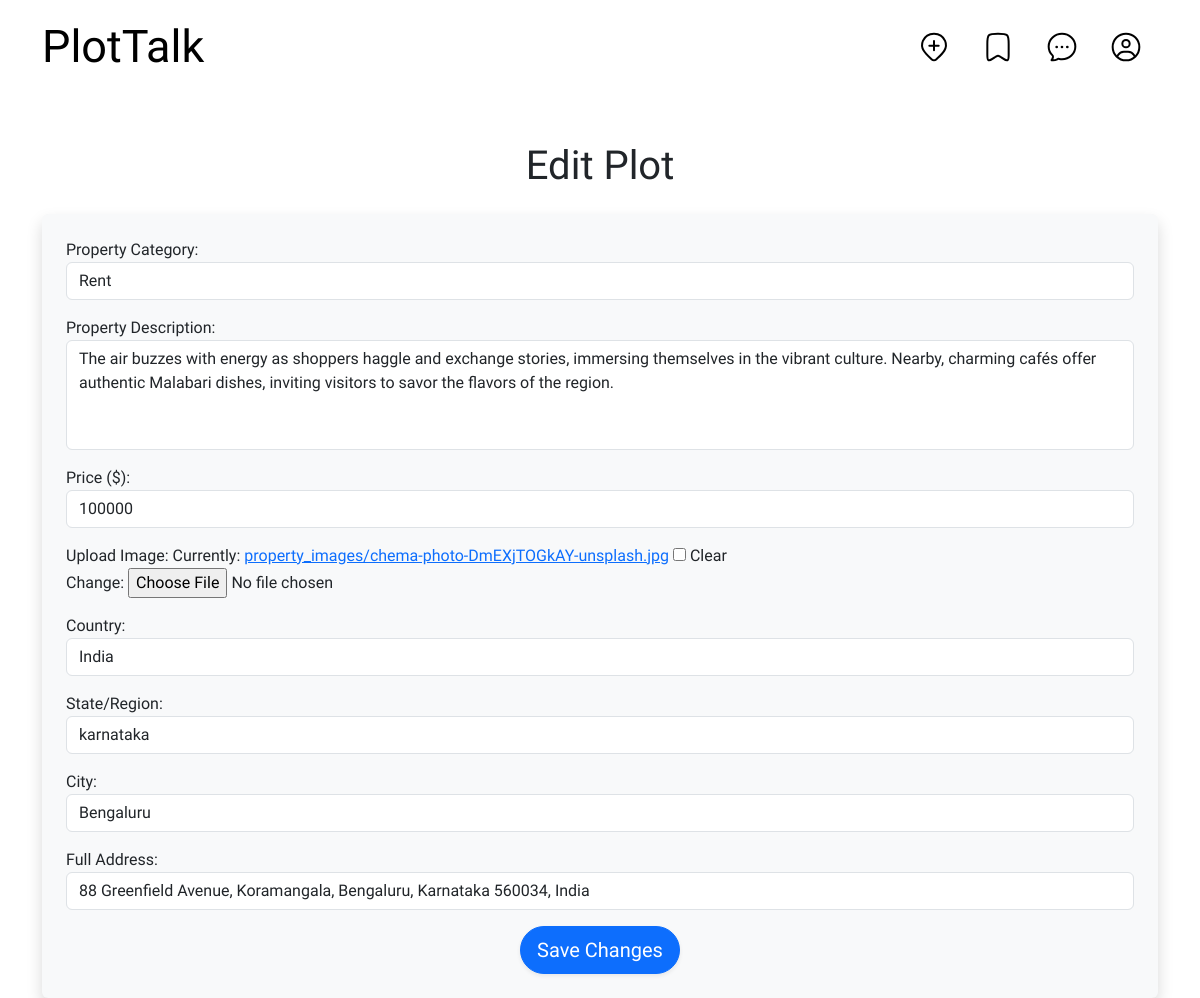
Screenshot of /editproperty/7 (signed in) with the database file from the repository.
### REMS/models.py (models this page shows, shortened)
class Property(models.Model):
    CATEGORY_CHOICES = [
        ('Sale', 'Sale'),
        ('Rent', 'Rent'),
        ('Hybrid', 'Hybrid'),
    ]
    category = models.CharField(
        max_length=100,
        choices=CATEGORY_CHOICES,
        default='Sale'
    )
    description = models.TextField()
    price = models.IntegerField()
    image = models.ImageField(upload_to='property_images', null=True, blank=True)
    saved_users = models.ManyToManyField(User, related_name='saved_properties', blank=True)
    user = models.ForeignKey(ProfileModel, on_delete=models.CASCADE)
    country = models.CharField(max_length=100)
    state = models.CharField(max_length=100)
    city = models.CharField(max_length=100)
    address = models.CharField(max_length=200)

### REMS/views.py (the view)
# urls.py: path('editproperty/<int:id>',EditProperty.as_view(),name='editproperty'),
@method_decorator(decorator=dec,name='dispatch')
class EditProperty(UpdateView):
    template_name='edit_property.html'
    form_class=PropertyForm
    pk_url_kwarg='id'
    queryset=Property.objects.all()
    success_url=reverse_lazy('profile')

### REMS/views.py (called while the page is built)
def signin_required(fn):
    def inner(request,*args,**kwargs):
        if request.user.is_authenticated:
            return fn(request,*args,**kwargs)
        else:
            messages.warning(request,'please login first')
            return redirect('login')
    return inner

### REMS/templates/edit_property.html (shortened to what this page needs)
{% extends 'home.html' %}
{% load static %}
{% block navbar %}
<div class="container mt-5">
    <h1 class="text-center mb-4">Edit Plot</h1>
    <form action="" method="post" enctype="multipart/form-data" class="shadow p-4 bg-light rounded">
        <div class="form-group">
            {{ form.as_p }}
        </div>
        <div class="d-flex justify-content-center">
            <button class="btn btn-primary btn-lg rounded-pill shadow-sm" type="submit" style="transition: background-color 0.3s, transform 0.3s;">
                Save Changes
            </button>
        </div>
    </form>
</div>
{% endblock navbar %}

### REMS/templates/home.html (shortened to what this page needs)
{% load static %}
<!doctype html>
<html lang="en">
<head>
    <link href="https://cdn.jsdelivr.net/npm/bootstrap@5.3.2/dist/css/bootstrap.min.css" rel="stylesheet"
 />
    <link rel="stylesheet" href="{% static 'css/home.css' %}">
    <link rel="stylesheet" href="https://cdnjs.cloudflare.com/ajax/libs/font-awesome/6.0.0-beta3/css/all.min.css">
</head>
<body>
    <nav class="navbar navbar-expand-lg navbar-light bg-white">
        <div class="container">
            <a class="navbar-brand" href="{% url 'home' %}"
                style="font-family: Yellowtail; font-size: 45px; font-weight: 100;">PlotTalk</a>
            <div class="collapse navbar-collapse" id="navbarNav">
                <ul class="navbar-nav ms-auto">
                    <li class="nav-item">
                        <a class="nav-link" href="{% url 'add_property' %}"><span></span></a>
                    </li>
                    <li class="nav-item">
                        <a class="nav-link" href="{% url 'savelist' %}"><span></span></a>
                    </li>
                    <li class="nav-item">
                        <a class="nav-link" href="{% url 'chatlist' %}"><span></span></a>
                    </li>
                    <li class="nav-item">
                        <a class="nav-link" href="{% url 'profile' %}">
                            {% if profile.profile_pic %}
                            <img src="{{ profile.profile_pic.url }}" alt="Profile Picture">
                            {% else %}
                            <span></span>
                            {% endif %}
                        </a>
                    </li>
                </ul>
            </div>
        </div>
    </nav>
    {% block navbar %}{% endblock navbar %}
</body>
</html>

### REMS/static/css/home.css (style rules this page uses)
body { font-family: 'Moderustic', sans-serif; }
.navbar-nav .nav-item .nav-link { padding: 0.5rem 1rem; }
textarea { width: 100%; padding: 10px; border: 1px solid #ccc; border-radius: 4px; margin-bottom: 10px; box-sizing: border-box; }

### rows the page displays
Property: category "Rent", description "The air buzzes with energy as shoppers haggle and exchange stories, immersing themselves in the vibrant culture. Nearby, charming cafés offer authentic Malabari dishes, inviting visitors to savor the flavors of the region.", price "100000", country "India", state "karnataka", city "Bengaluru", address "88 Greenfield Avenue, Koramangala, Bengaluru, Karnataka 560034, India"
